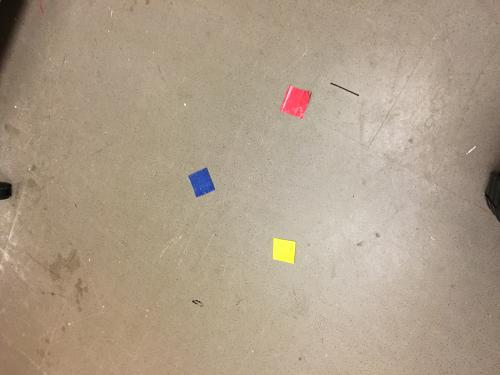
#> input picture datasets/per_field/cv/target_detection/tarpsB.jpg, 500 x 375 px
$ python target_detection.py
#> lines starting #> are read from the running program, lines starting #| are printed output that depends on the picture; after the words box and inside, x2 and y2 are one past the last pixel; in counts of white or black regions, pixels touching at a corner belong together
import cv2
import numpy as np

img = cv2.imread('../../../datasets/per_field/cv/target_detection/tarpsB.jpg', cv2.IMREAD_COLOR)
#> img is the input picture: shape (375, 500, 3); mean B, G, R 137.3, 157.4, 173.8
# convert to CIELab
cielab = cv2.cvtColor(img, cv2.COLOR_BGR2Lab)
#> cielab: shape (375, 500, 3); mean of channels 0, 1, 2 167.6, 130.8, 140.8

# define target strings
targ = ['Target 1 - Blue', 'Target 2 - Yellow', 'Target 3 - Red']
i = 0

colors = [([91, 40, 40]), ([40, 209, 255]), ([81, 60, 166])]
# rough conversion of BGR target values to CIELab
cielab_colors = [([20, 20, -40]), ([80, 0, 90]), ([40, 70, 30])]

# # loop over the boundaries
height = img.shape[0]
#> height = 375
width = img.shape[1]
#> width = 500
mask = np.ones(img.shape[0:2])

cv2.circle(mask, (int(width / 2), int(height / 2)), int(height / 2), 0, -1)
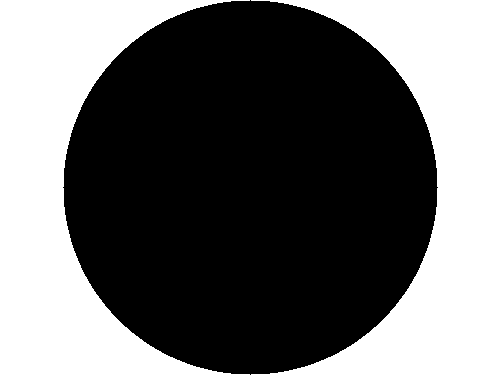
#> mask: shape (375, 500) float64; values 0 (black) and 1 (white), 41.4% white; 2 white regions, box (x1, y1, x2, y2) and area: (0, 0, 250, 375) 39015, (251, 0, 500, 375) 38640
mask = 1 - mask
mask = mask.astype(np.uint8)

# for color in colors:
for cielab_color in cielab_colors:
    diff_img = cielab.astype(float)
    # find the colors within the specified boundaries and apply
    # the mask

    diff_img[:, :, 0] = np.absolute(diff_img[:, :, 0] - 255 * cielab_color[0] / 100)
    diff_img[:, :, 1] = np.absolute(diff_img[:, :, 1] - (cielab_color[1] + 128))
    diff_img[:, :, 2] = np.absolute(diff_img[:, :, 2] - (cielab_color[2] + 128))

    diff_img = (diff_img[:, :, 1] + diff_img[:, :, 2]) / 2
    diff_img = cv2.GaussianBlur(diff_img, (19, 19), 0)
    minVal, maxVal, minLoc, maxLoc = cv2.minMaxLoc(diff_img, mask)
    min_img = np.array(diff_img / 255)

    ff_mask = np.zeros((height + 2, width + 2), np.uint8)
    cv2.floodFill(img, ff_mask, minLoc, 255, (12, 12, 12), (12, 12, 12), cv2.FLOODFILL_MASK_ONLY)
    ff_mask = ff_mask[1:-1, 1:-1]
    contours, hierarchy = cv2.findContours(ff_mask, cv2.RETR_TREE, cv2.CHAIN_APPROX_SIMPLE)

    # Find the index of the largest contour
    areas = [cv2.contourArea(c) for c in contours]
    max_index = np.argmax(areas)
    cont = contours[max_index]
    print('target color = {}'.format(img[minLoc[1], minLoc[0], :]))
    # putting text and outline rectangles on image
    x, y, w, h = cv2.boundingRect(cont)
    cv2.rectangle(img, (x, y), (x + w, y + h), colors[i], 2)
    cv2.putText(img, targ[i], (x - 50, y - 10), cv2.FONT_HERSHEY_PLAIN, 0.85, (0, 255, 0))

    cv2.imshow('diff1D', diff_img / 255)
    cv2.imshow('ff_mask', ff_mask * 255)
    cv2.waitKey(0)
    i += 1
#> this loop made 3 passes
#> (minVal, maxVal, minLoc, maxLoc) on passes 1 to 3: (6.46, 79.05, (198, 180), (286, 253)), (15.79, 80.6, (286, 252), (203, 180)), (2.84, 69.06, (299, 99), (286, 253))
#| target color = [164  81  50]
#| target color = [ 76 255 254]
#| target color = [ 97  76 255]
#> pass 1, `diff_img = (diff_img[:, :, 1] + diff_img[:, :, 2]) / 2`:
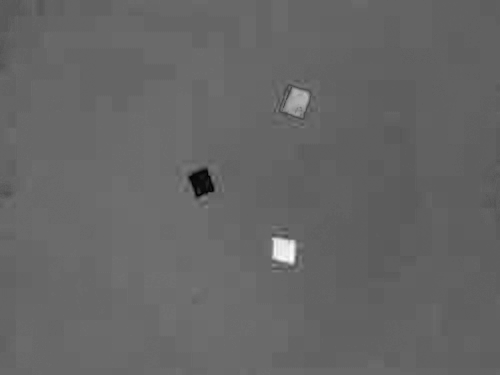
#> diff_img: shape (375, 500) float64; min 1.5, max 85.5, mean 35.1; drawn with min black and max white
#> pass 1, `min_img = np.array(diff_img / 255)`:
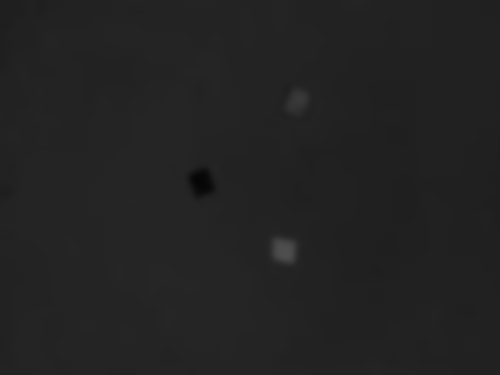
#> min_img: shape (375, 500) float64; min 0.0253, max 0.31, mean 0.138
#> after the loop:
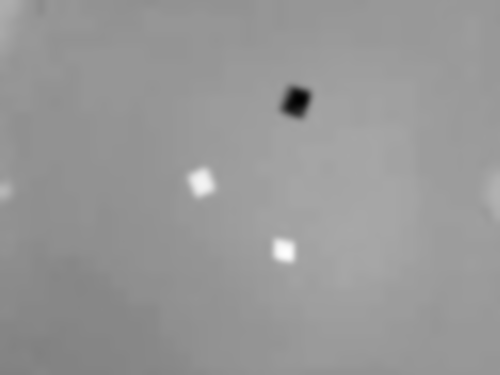
#> diff_img: shape (375, 500) float64; min 2.84, max 69.06, mean 42.3; drawn with min black and max white
#> after the loop:
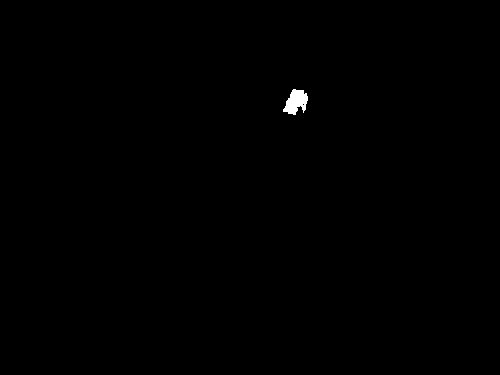
#> ff_mask: shape (375, 500); values 0 (black) and 1 (white), 0.22% white; 1 white region, box (x1, y1, x2, y2) and area: (283, 89, 308, 115) 413
#> after the loop:
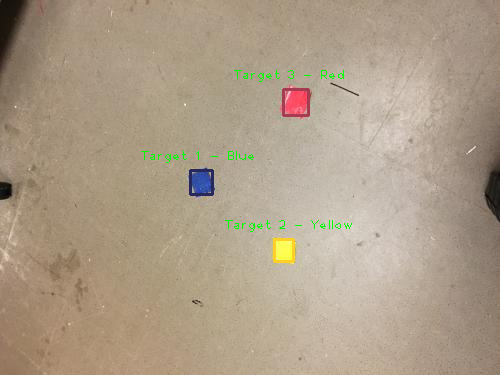
#> img: shape (375, 500, 3); 0.73% of pixels changed, all inside (x1, y1, x2, y2) = (141, 70, 352, 263)
#> after the loop, i = 3

cv2.imwrite('output_img/target_detection.jpg', img)

cv2.imshow('Show', img)
cv2.waitKey(0)

cv2.destroyAllWindows()
